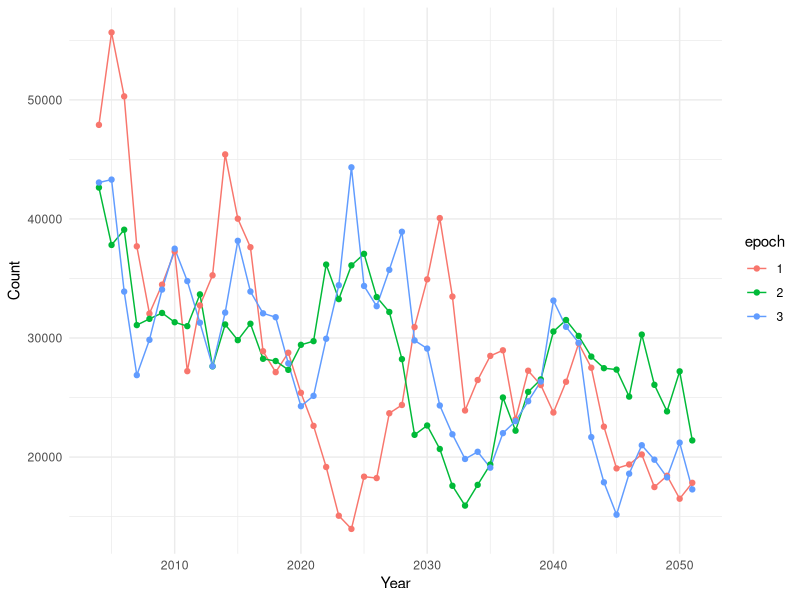
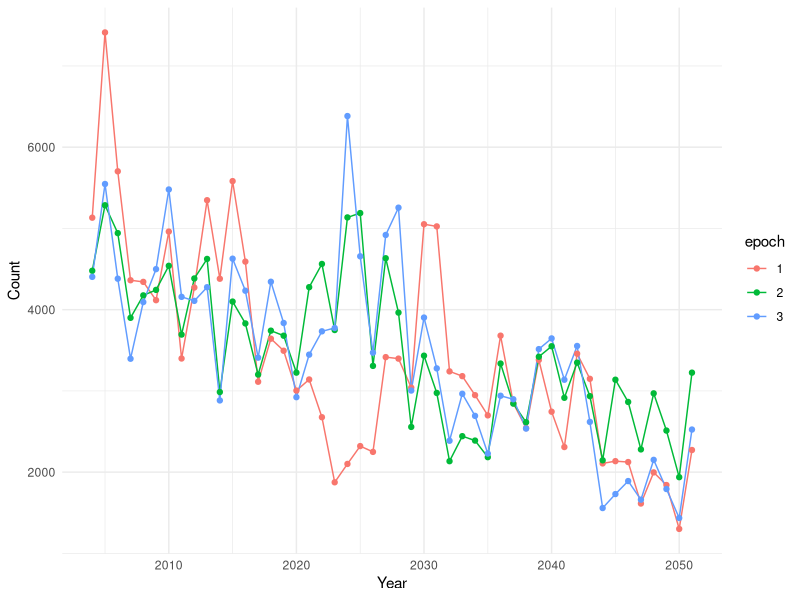
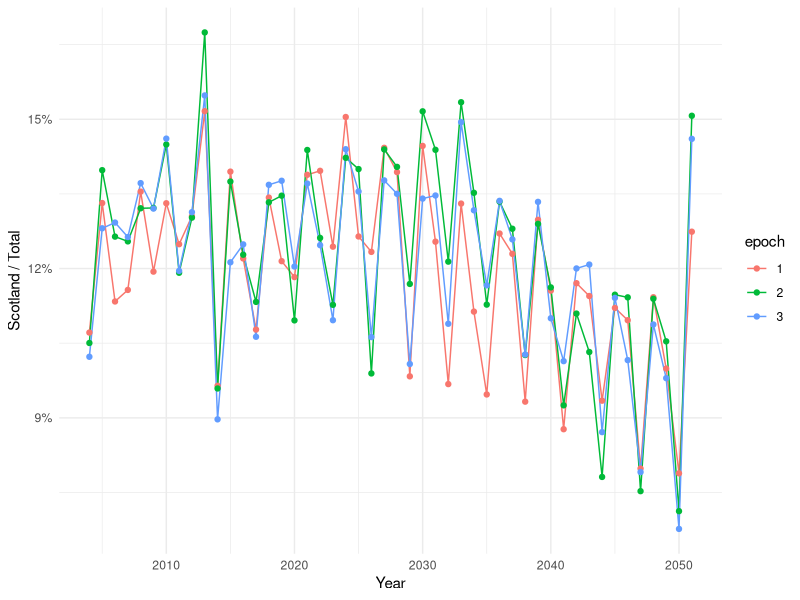
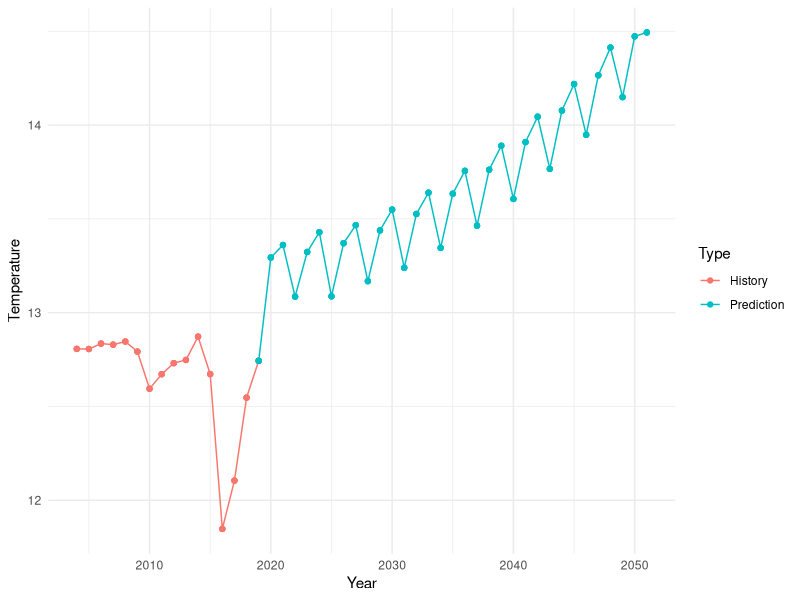
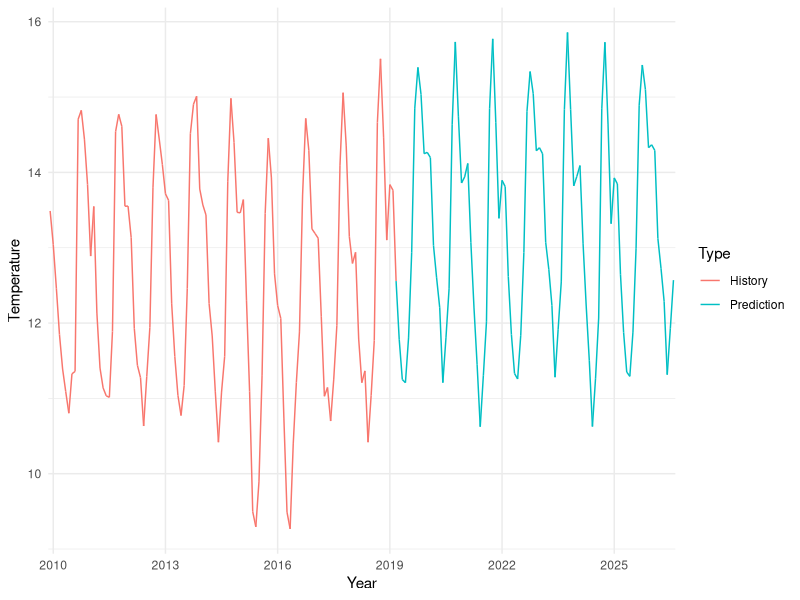
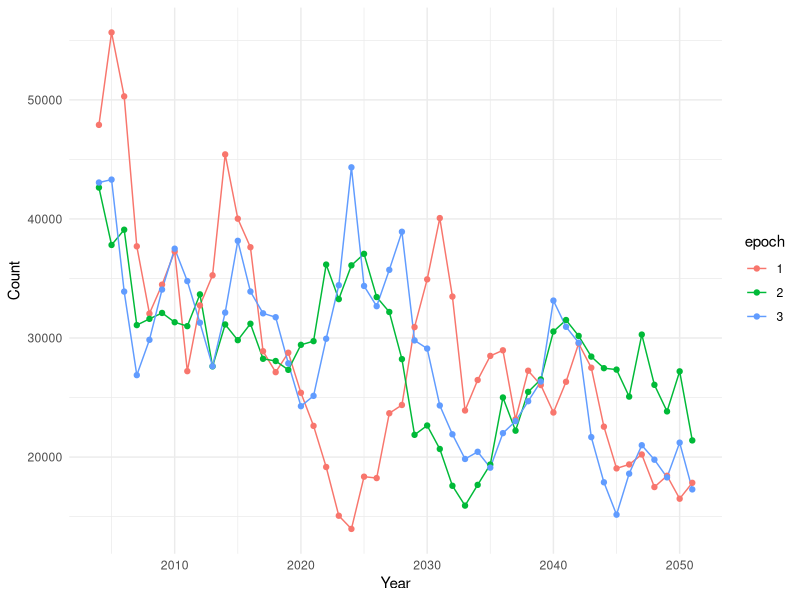
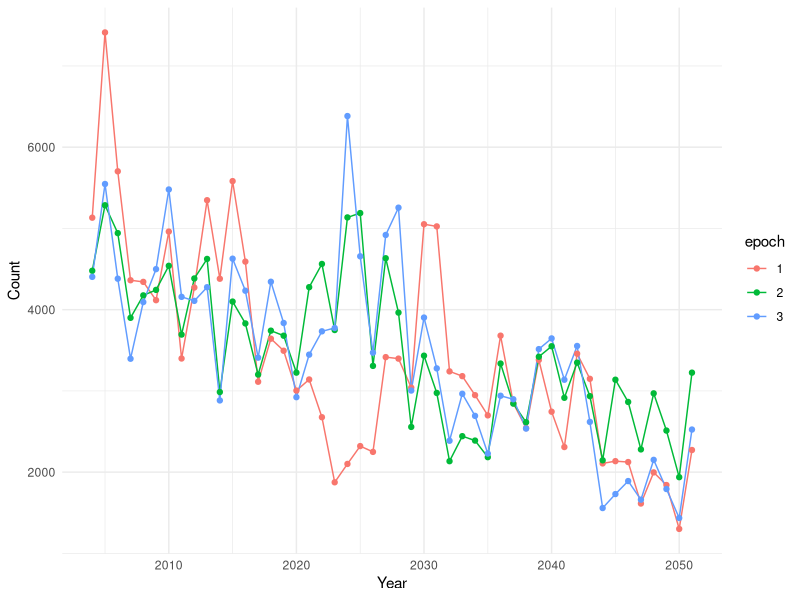
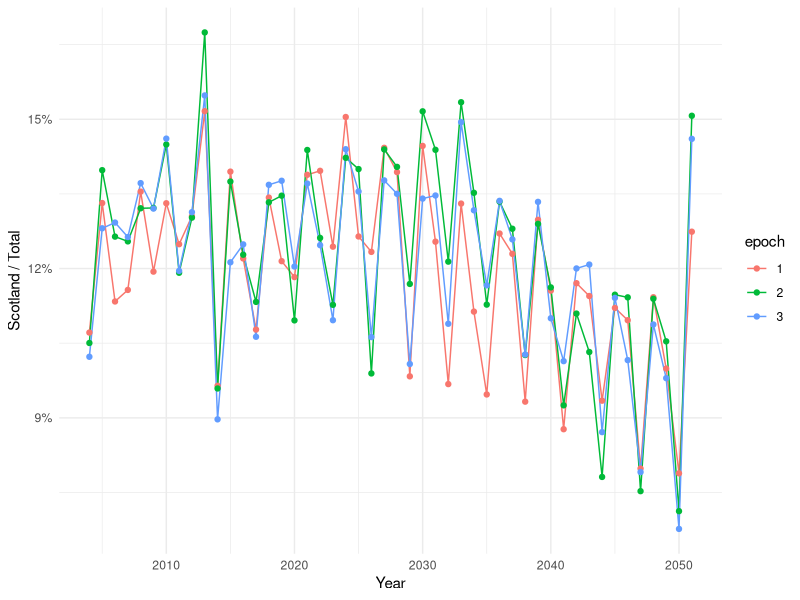

Generate these figures, in order, with R:
## ---- chunk 1
knitr::opts_chunk$set(echo = TRUE)
library(plyr)
library(ggplot2)
## ---- chunk 2
data = read.csv("./log_process/result_1.csv")
data2 = read.csv("./log_process/result_2.csv")
data3 = read.csv("./log_process/result_3.csv")

yr_mean = ddply(data, .(year), summarize,  left=mean(left), scotland=mean(scotland), temperature=mean(temperature))
yr_mean = yr_mean[yr_mean$year > 2003, ]
yr_mean$epoch = rep(1)
yr_mean_1 = ddply(data2, .(year), summarize,  left=mean(left), scotland=mean(scotland), temperature=mean(temperature))
yr_mean_1 = yr_mean_1[yr_mean_1$year > 2003, ]
yr_mean_1$epoch = rep(2)
yr_mean_2 = ddply(data3, .(year), summarize,  left=mean(left), scotland=mean(scotland), temperature=mean(temperature))
yr_mean_2 = yr_mean_2[yr_mean_2$year > 2003, ]
yr_mean_2$epoch = rep(3)
yr_mean = rbind(yr_mean, yr_mean_1, yr_mean_2)
yr_mean$epoch = factor(yr_mean$epoch)
#pdf("figure/fish_yr.pdf", width=7, height=4) 
# plot(left~year, yr_mean, type="o", xlab="Year", ylab="Count", main="Total Fish in Year")
#dev.off()
ggplot(yr_mean, aes(year, left, group=epoch, colour=epoch)) + 
  geom_line(linetype = "solid") +
  labs(y = "Count", x = "Year") +
  geom_point() +
  theme(plot.title = element_text(hjust = 0.5)) +
  theme(plot.margin = unit(c(0,0,0,0), "cm")) +
  theme_minimal()
ggsave('figure/fish_total.pdf', width=7, height=4)
## ---- chunk 3
# pdf("figure/fish_yr.pdf", width=7, height=4) 
ggplot(yr_mean, aes(year, scotland, group=epoch, colour=epoch)) + 
  geom_line(linetype = "solid") +
  labs(y = "Count", x = "Year") +
  geom_point() +
  theme(plot.title = element_text(hjust = 0.5)) +
  theme(plot.margin = unit(c(0,0,0,0), "cm")) +
  theme_minimal()

ggsave('figure/fish_available.pdf', width=7, height=4)

ggplot(yr_mean, aes(year, scotland/left, group=epoch, colour=epoch)) + 
  geom_line(linetype = "solid") +
  labs(y = "Scotland / Total", x = "Year") +
  geom_point() +
  scale_y_continuous(labels = scales::percent) +
  theme(plot.title = element_text(hjust = 0.5)) +
  theme(plot.margin = unit(c(0,0,0,0), "cm")) +
  theme_minimal()

ggsave('figure/fish_ratio.pdf', width=7, height=4)

## ---- chunk 4
yr_mean$Type = rep("")
yr_mean[yr_mean$year>2019,]$Type = rep("Prediction")
yr_mean[yr_mean$year<=2019,]$Type = rep("History")
x = yr_mean[yr_mean$year==2019,]
x$Type=rep("Prediction")
yr_mean = rbind(yr_mean, x)
ggplot(yr_mean, aes(year, temperature, colour=Type)) + 
  geom_line(linetype = "solid") +
  labs(y = "Temperature", x = "Year") +
  geom_point() +
  theme(plot.margin = unit(c(0,0,0,0), "cm")) +
  theme(plot.title = element_text(hjust = 0.5)) +
  theme_minimal()

ggsave('figure/fish_temp.pdf', width=6, height=2)
## ---- chunk 5
data$Type = rep("")
data[data$year>2019,]$Type = rep("Prediction")
data[data$year<=2019,]$Type = rep("History")
x = data[data$year_month=="2019-10",]
x$Type=rep("Prediction")
ndata = rbind(data, x)
xx = seq(100, 300, by=36)
ggplot(ndata[100:300,], aes(factor(id), temperature, group=1, colour=Type)) + 
  geom_line(linetype = "solid") +
  labs(y = "Temperature", x = "Year") +
  scale_x_discrete(breaks = xx, labels=ndata$year[xx]) +
  theme(plot.margin = unit(c(0,0,0,0), "cm")) +
  theme(plot.title = element_text(hjust = 0.5)) +
  
  theme_minimal()

ggsave('figure/fish_temp_month.pdf', width=6, height=2)
